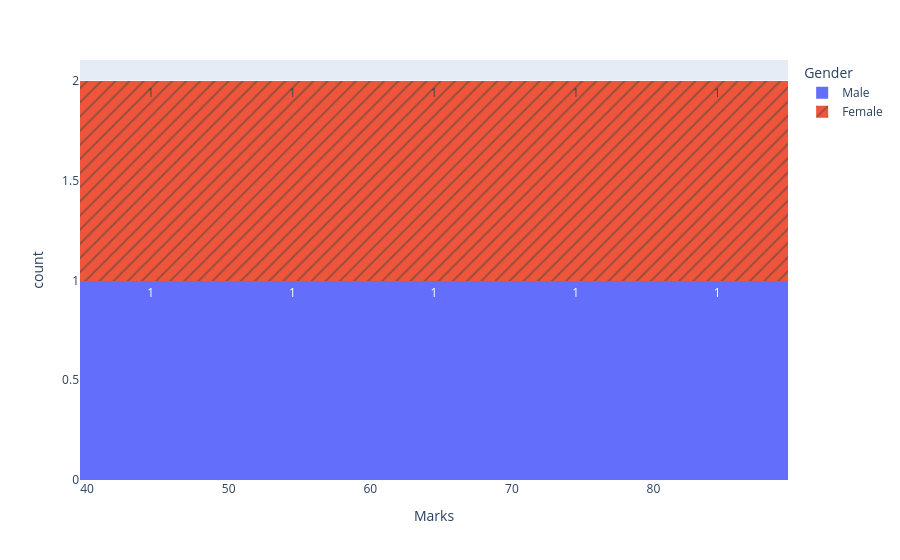

Notebook cell for this chart:
### Code cell
# Histogram
import pandas as pd
import seaborn as sns
import networkx as nx
import matplotlib.pyplot as plt
import plotly.express as px

data = {
    "Marks": [40, 45, 50, 55, 60, 65, 70, 75, 80, 85],
    "Gender": ["Male", "Female", "Male", "Female", "Male", "Female", "Male", "Female", "Male", "Female"],
}

df = pd.DataFrame(data)

fig = px.histogram(
    df,
    x="Marks",
    nbins=10,
    color="Gender",
    histfunc="count",
    pattern_shape="Gender",
    text_auto=True
)

fig.show()

### Figure 1 — Plotly figure (JSON) as saved in the notebook; plotly's stock layout.template omitted (floating-point values rounded to 4 significant figures)
{"data": [{"bingroup": "x", "histfunc": "count", "hovertemplate": "Gender=Male<br>Marks=%{x}<br>count=%{y}<extra></extra>", "legendgroup": "Male", "marker": {"color": "#636efa", "pattern": {"shape": ""}}, "name": "Male", "nbinsx": 5, "orientation": "v", "showlegend": true, "texttemplate": "%{value}", "type": "histogram", "x": [40, 50, 60, 70, 80], "xaxis": "x", "yaxis": "y"}, {"bingroup": "x", "histfunc": "count", "hovertemplate": "Gender=Female<br>Marks=%{x}<br>count=%{y}<extra></extra>", "legendgroup": "Female", "marker": {"color": "#EF553B", "pattern": {"shape": "/"}}, "name": "Female", "nbinsx": 5, "orientation": "v", "showlegend": true, "texttemplate": "%{value}", "type": "histogram", "x": [45, 55, 65, 75, 85], "xaxis": "x", "yaxis": "y"}], "layout": {"barmode": "relative", "legend": {"title": {"text": "Gender"}, "tracegroupgap": 0}, "margin": {"t": 60}, "xaxis": {"anchor": "y", "domain": [0, 1], "title": {"text": "Marks"}}, "yaxis": {"anchor": "x", "domain": [0, 1], "title": {"text": "count"}}}}
